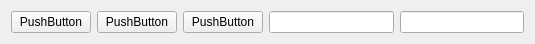
<?xml version="1.0" encoding="UTF-8"?>
<ui version="4.0">
 <class>CaptureToolbar</class>
 <widget class="QWidget" name="CaptureToolbar">
  <property name="geometry">
   <rect>
    <x>0</x>
    <y>0</y>
    <width>535</width>
    <height>41</height>
   </rect>
  </property>
  <property name="windowTitle">
   <string>Form</string>
  </property>
  <layout class="QHBoxLayout" name="horizontalLayout">
   <item>
    <widget class="QPushButton" name="pushButton">
     <property name="text">
      <string>PushButton</string>
     </property>
    </widget>
   </item>
   <item>
    <widget class="QPushButton" name="pushButton_2">
     <property name="text">
      <string>PushButton</string>
     </property>
    </widget>
   </item>
   <item>
    <widget class="QPushButton" name="pushButton_3">
     <property name="text">
      <string>PushButton</string>
     </property>
    </widget>
   </item>
   <item>
    <widget class="QLineEdit" name="lineEdit"/>
   </item>
   <item>
    <widget class="QLineEdit" name="lineEdit_2"/>
   </item>
  </layout>
 </widget>
 <resources/>
 <connections/>
</ui>
